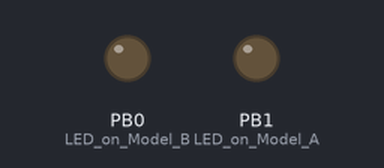
Simulated run of this sketch. Board: ATtiny85, built with avr-gcc and run on an emulated ATtiny85. On the bench: output pins drawn as LEDs (lit = HIGH).

Above: at 2.05 s.
Timing chart, 0 to 5.0 s (numbered marks = the images above):
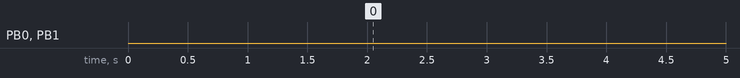

Measured:
- by itself, PB0 (LED_on_Model_B): LOW → HIGH at 8.2 s, → LOW 0.10 s later, → HIGH 0.10 s later, → LOW 0.10 s later, … (1218 changes in this stretch)
- by itself, PB1 (LED_on_Model_A): LOW → HIGH at 8.2 s, → LOW 0.10 s later, → HIGH 0.10 s later, → LOW 0.10 s later, … (1218 changes in this stretch)

The sketch:

Lock_Your_Screen.ino
```cpp
/*
* Sketch generated by duck2spark from Marcus Mengs aka MaMe82
*
*/
#include "DigiKeyboard.h"

#define DUCK_LEN 2196
const PROGMEM uint8_t duckraw [DUCK_LEN] = {
	0, 255, 0, 245, 21, 8, 0, 200, 17, 0, 18, 0, 23, 0, 8, 0, 19, 0, 4, 0, 7, 0, 55, 0, 8, 0, 27, 0, 8, 0, 40, 0, 0, 255, 0, 45, 44, 0, 44, 0, 44, 0, 44, 0, 44, 0, 44, 0, 44, 0, 44, 0, 44, 0, 44, 0, 54, 0, 44, 0, 54, 0, 100, 0, 44, 0, 54, 0, 52, 0, 100, 0, 54, 0, 52, 0, 100, 0, 44, 0, 54, 0, 52, 0, 100, 0, 44, 0, 54, 0, 100, 0, 44, 0, 54, 0, 40, 0, 44, 0, 44, 0, 44, 0, 44, 0, 54, 0, 44, 0, 44, 0, 54, 0, 100, 0, 56, 0, 44, 0, 100, 0, 52, 0, 44, 0, 53, 0, 52, 0, 44, 0, 44, 0, 44, 0, 44, 0, 44, 0, 53, 0, 44, 0, 44, 0, 44, 0, 52, 0, 44, 0, 44, 0, 56, 0, 100, 2, 40, 0, 44, 0, 44, 0, 44, 0, 44, 0, 100, 2, 100, 0, 56, 0, 44, 0, 44, 0, 44, 0, 44, 0, 44, 0, 44, 0, 44, 0, 44, 0, 44, 0, 44, 0, 44, 0, 44, 0, 44, 0, 44, 0, 44, 0, 44, 0, 44, 0, 44, 0, 44, 0, 44, 0, 44, 0, 44, 0, 100, 2, 40, 0, 44, 0, 44, 0, 44, 0, 44, 0, 51, 2, 44, 0, 44, 0, 44, 0, 44, 0, 44, 0, 44, 0, 44, 0, 44, 0, 44, 0, 44, 0, 44, 0, 44, 0, 44, 0, 44, 0, 44, 0, 44, 0, 44, 0, 44, 0, 44, 0, 44, 0, 44, 0, 44, 0, 44, 0, 44, 0, 100, 2, 40, 0, 44, 0, 44, 0, 44, 0, 44, 0, 51, 2, 44, 0, 44, 0, 44, 0, 44, 0, 44, 0, 44, 0, 44, 0, 44, 0, 44, 0, 44, 0, 44, 0, 44, 0, 44, 0, 44, 0, 44, 0, 44, 0, 44, 0, 44, 0, 44, 0, 44, 0, 44, 0, 44, 0, 44, 0, 44, 0, 100, 2, 40, 0, 44, 0, 44, 0, 44, 0, 44, 0, 44, 0, 100, 2, 44, 0, 44, 0, 44, 0, 44, 0, 44, 0, 44, 0, 44, 0, 44, 0, 44, 0, 44, 0, 44, 0, 44, 0, 44, 0, 44, 0, 44, 0, 44, 0, 44, 0, 44, 0, 44, 0, 44, 0, 44, 0, 44, 0, 44, 0, 100, 2, 40, 0, 44, 0, 44, 0, 44, 0, 44, 0, 44, 0, 100, 2, 44, 0, 44, 0, 44, 0, 44, 0, 44, 0, 44, 0, 44, 0, 44, 0, 44, 0, 44, 0, 44, 0, 44, 0, 44, 0, 44, 0, 44, 0, 44, 0, 44, 0, 44, 0, 44, 0, 44, 0, 44, 0, 44, 0, 44, 0, 100, 2, 40, 0, 44, 0, 44, 0, 44, 0, 44, 0, 44, 0, 51, 2, 44, 0, 44, 0, 44, 0, 44, 0, 44, 0, 44, 0, 44, 0, 44, 0, 44, 0, 44, 0, 44, 0, 44, 0, 44, 0, 44, 0, 44, 0, 45, 0, 55, 0, 44, 0, 44, 0, 44, 0, 44, 0, 44, 0, 45, 2, 100, 2, 40, 0, 44, 0, 44, 0, 44, 0, 44, 0, 44, 0, 51, 2, 44, 0, 44, 0, 44, 0, 44, 0, 44, 0, 44, 0, 44, 0, 44, 0, 44, 0, 44, 0, 44, 0, 44, 0, 44, 0, 44, 0, 44, 0, 44, 0, 100, 0, 44, 0, 44, 0, 44, 0, 44, 0, 44, 0, 53, 0, 55, 0, 40, 0, 44, 0, 44, 0, 44, 0, 44, 0, 44, 0, 100, 2, 44, 0, 44, 0, 44, 0, 44, 0, 44, 0, 44, 0, 44, 0, 44, 0, 44, 0, 45, 2, 45, 2, 45, 2, 45, 2, 45, 2, 45, 2, 45, 2, 45, 2, 51, 2, 45, 2, 45, 2, 45, 2, 45, 2, 45, 2, 45, 2, 100, 0, 40, 0, 44, 0, 44, 0, 44, 0, 44, 0, 44, 0, 51, 2, 44, 0, 44, 0, 44, 0, 44, 0, 44, 0, 44, 0, 44, 0, 54, 0, 52, 0, 18, 0, 44, 0, 44, 0, 44, 0, 44, 0, 44, 0, 44, 0, 44, 0, 56, 0, 44, 0, 18, 0, 44, 0, 44, 0, 44, 0, 44, 0, 54, 0, 40, 0, 44, 0, 44, 0, 44, 0, 44, 0, 44, 0, 51, 2, 44, 0, 44, 0, 44, 0, 44, 0, 44, 0, 44, 0, 44, 0, 100, 0, 44, 0, 44, 0, 44, 0, 44, 0, 44, 0, 44, 0, 44, 0, 54, 0, 52, 0, 45, 0, 45, 0, 45, 0, 45, 0, 45, 0, 55, 0, 56, 0, 40, 0, 44, 0, 44, 0, 44, 0, 44, 0, 44, 0, 44, 0, 100, 0, 45, 2, 44, 0, 44, 0, 44, 0, 44, 0, 44, 0, 44, 0, 53, 0, 45, 0, 45, 0, 55, 0, 45, 0, 45, 0, 52, 0, 44, 0, 44, 0, 44, 0, 44, 0, 44, 0, 44, 0, 44, 0, 44, 0, 39, 2, 40, 0, 44, 0, 44, 0, 44, 0, 44, 0, 44, 0, 54, 0, 53, 0, 44, 0, 53, 0, 55, 0, 44, 0, 44, 0, 44, 0, 44, 0, 44, 0, 44, 0, 44, 0, 44, 0, 44, 0, 44, 0, 44, 0, 44, 0, 44, 0, 44, 0, 54, 0, 45, 0, 45, 0, 45, 0, 52, 0, 100, 2, 40, 0, 44, 0, 44, 0, 44, 0, 44, 0, 44, 0, 51, 2, 44, 0, 53, 0, 44, 0, 44, 0, 44, 0, 44, 0, 44, 0, 44, 0, 44, 0, 44, 0, 44, 0, 44, 0, 44, 0, 44, 0, 44, 0, 44, 0, 44, 0, 44, 0, 44, 0, 44, 0, 44, 0, 44, 0, 44, 0, 100, 2, 40, 0, 44, 0, 44, 0, 44, 0, 44, 0, 44, 0, 44, 0, 53, 0, 54, 0, 45, 0, 52, 0, 44, 0, 44, 0, 44, 0, 44, 0, 44, 0, 44, 0, 44, 0, 44, 0, 44, 0, 44, 0, 44, 0, 44, 0, 44, 0, 44, 0, 44, 0, 44, 0, 44, 0, 44, 0, 44, 0, 100, 2, 40, 0, 44, 0, 44, 0, 44, 0, 44, 0, 44, 0, 44, 0, 56, 0, 44, 0, 44, 0, 44, 0, 44, 0, 44, 0, 44, 0, 54, 0, 45, 0, 45, 0, 45, 0, 55, 0, 44, 0, 44, 0, 44, 0, 44, 0, 44, 0, 44, 0, 44, 0, 44, 0, 44, 0, 44, 0, 54, 0, 52, 0, 40, 0, 44, 0, 44, 0, 44, 0, 54, 0, 45, 0, 52, 0, 44, 0, 44, 0, 44, 0, 44, 0, 44, 0, 44, 0, 44, 0, 44, 0, 44, 0, 44, 0, 44, 0, 44, 0, 53, 0, 45, 0, 54, 0, 45, 0, 45, 0, 45, 0, 45, 0, 45, 0, 45, 0, 52, 0, 40, 0, 44, 0, 44, 0, 44, 0, 53, 0, 55, 0, 44, 0, 44, 0, 44, 0, 44, 0, 44, 0, 44, 0, 44, 0, 44, 0, 54, 0, 45, 0, 45, 0, 52, 0, 40, 0, 44, 0, 44, 0, 44, 0, 44, 0, 44, 0, 53, 0, 45, 0, 55, 0, 45, 2, 45, 2, 45, 2, 45, 2, 56, 0, 40, 0, 44, 0, 44, 0, 44, 0, 44, 0, 44, 0, 44, 0, 44, 0, 44, 0, 44, 0, 44, 0, 44, 0, 44, 0, 100, 0, 40, 0, 40, 0, 12, 2, 44, 0, 26, 0, 12, 0, 15, 0, 15, 0, 44, 0, 15, 0, 8, 0, 4, 0, 21, 0, 17, 0, 44, 0, 23, 0, 18, 0, 44, 0, 15, 0, 18, 0, 6, 0, 14, 0, 44, 0, 16, 0, 28, 0, 44, 0, 6, 0, 18, 0, 16, 0, 19, 0, 24, 0, 23, 0, 8, 0, 21, 0, 55, 0, 40, 0, 12, 2, 44, 0, 26, 0, 12, 0, 15, 0, 15, 0, 44, 0, 15, 0, 8, 0, 4, 0, 21, 0, 17, 0, 44, 0, 23, 0, 18, 0, 44, 0, 15, 0, 18, 0, 6, 0, 14, 0, 44, 0, 16, 0, 28, 0, 44, 0, 6, 0, 18, 0, 16, 0, 19, 0, 24, 0, 23, 0, 8, 0, 21, 0, 55, 0, 40, 0, 12, 2, 44, 0, 26, 0, 12, 0, 15, 0, 15, 0, 44, 0, 15, 0, 8, 0, 4, 0, 21, 0, 17, 0, 44, 0, 23, 0, 18, 0, 44, 0, 15, 0, 18, 0, 6, 0, 14, 0, 44, 0, 16, 0, 28, 0, 44, 0, 6, 0, 18, 0, 16, 0, 19, 0, 24, 0, 23, 0, 8, 0, 21, 0, 55, 0, 40, 0, 12, 2, 44, 0, 26, 0, 12, 0, 15, 0, 15, 0, 44, 0, 15, 0, 8, 0, 4, 0, 21, 0, 17, 0, 44, 0, 23, 0, 18, 0, 44, 0, 15, 0, 18, 0, 6, 0, 14, 0, 44, 0, 16, 0, 28, 0, 44, 0, 6, 0, 18, 0, 16, 0, 19, 0, 24, 0, 23, 0, 8, 0, 21, 0, 55, 0, 40, 0, 12, 2, 44, 0, 26, 0, 12, 0, 15, 0, 15, 0, 44, 0, 15, 0, 8, 0, 4, 0, 21, 0, 17, 0, 44, 0, 23, 0, 18, 0, 44, 0, 15, 0, 18, 0, 6, 0, 14, 0, 44, 0, 16, 0, 28, 0, 44, 0, 6, 0, 18, 0, 16, 0, 19, 0, 24, 0, 23, 0, 8, 0, 21, 0, 55, 0, 40, 0, 12, 2, 44, 0, 26, 0, 12, 0, 15, 0, 15, 0, 44, 0, 15, 0, 8, 0, 4, 0, 21, 0, 17, 0, 44, 0, 23, 0, 18, 0, 44, 0, 15, 0, 18, 0, 6, 0, 14, 0, 44, 0, 16, 0, 28, 0, 44, 0, 6, 0, 18, 0, 16, 0, 19, 0, 24, 0, 23, 0, 8, 0, 21, 0, 55, 0, 40, 0, 12, 2, 44, 0, 26, 0, 12, 0, 15, 0, 15, 0, 44, 0, 15, 0, 8, 0, 4, 0, 21, 0, 17, 0, 44, 0, 23, 0, 18, 0, 44, 0, 15, 0, 18, 0, 6, 0, 14, 0, 44, 0, 16, 0, 28, 0, 44, 0, 6, 0, 18, 0, 16, 0, 19, 0, 24, 0, 23, 0, 8, 0, 21, 0, 55, 0, 40, 0, 12, 2, 44, 0, 26, 0, 12, 0, 15, 0, 15, 0, 44, 0, 15, 0, 8, 0, 4, 0, 21, 0, 17, 0, 44, 0, 23, 0, 18, 0, 44, 0, 15, 0, 18, 0, 6, 0, 14, 0, 44, 0, 16, 0, 28, 0, 44, 0, 6, 0, 18, 0, 16, 0, 19, 0, 24, 0, 23, 0, 8, 0, 21, 0, 55, 0, 40, 0, 12, 2, 44, 0, 26, 0, 12, 0, 15, 0, 15, 0, 44, 0, 15, 0, 8, 0, 4, 0, 21, 0, 17, 0, 44, 0, 23, 0, 18, 0, 44, 0, 15, 0, 18, 0, 6, 0, 14, 0, 44, 0, 16, 0, 28, 0, 44, 0, 6, 0, 18, 0, 16, 0, 19, 0, 24, 0, 23, 0, 8, 0, 21, 0, 55, 0, 40, 0, 12, 2, 44, 0, 26, 0, 12, 0, 15, 0, 15, 0, 44, 0, 15, 0, 8, 0, 4, 0, 21, 0, 17, 0, 44, 0, 23, 0, 18, 0, 44, 0, 15, 0, 18, 0, 6, 0, 14, 0, 44, 0, 16, 0, 28, 0, 44, 0, 6, 0, 18, 0, 16, 0, 19, 0, 24, 0, 23, 0, 8, 0, 21, 0, 55, 0, 40, 0, 40, 0, 23, 2, 11, 0, 8, 0, 21, 0, 8, 0, 54, 0, 44, 0, 13, 0, 24, 0, 22, 0, 23, 0, 44, 0, 15, 0, 12, 0, 14, 0, 8, 0, 44, 0, 5, 2, 4, 0, 21, 0, 23, 0, 44, 0, 22, 2, 12, 0, 16, 0, 19, 0, 22, 0, 18, 0, 17, 0, 55, 0, 40, 0, 40, 0, 19, 2, 15, 0, 8, 0, 4, 0, 22, 0, 8, 0, 44, 0, 21, 0, 8, 0, 16, 0, 8, 0, 16, 0, 5, 0, 8, 0, 21, 0, 44, 0, 23, 0, 18, 0, 44, 0, 15, 0, 18, 0, 6, 0, 14, 0, 44, 0, 28, 0, 18, 0, 24, 0, 21, 0, 44, 0, 6, 0, 18, 0, 16, 0, 19, 0, 24, 0, 23, 0, 8, 0, 21, 0, 44, 0, 38, 2, 26, 2, 12, 0, 17, 0, 7, 0, 18, 0, 26, 0, 22, 0, 46, 2, 15, 2, 39, 2, 44, 0, 26, 0, 11, 0, 8, 0, 17, 0, 44, 0, 28, 0, 18, 0, 24, 0, 44, 0, 22, 0, 23, 0, 8, 0, 19, 0, 44, 0, 4, 0, 26, 0, 4, 0, 28, 0, 44, 0, 9, 0, 21, 0, 18, 0, 16, 0, 44, 0, 28, 0, 18, 0, 24, 0, 21, 0, 44, 0, 7, 0, 8, 0, 22, 0, 14, 0, 55, 0, 40, 0, 40, 0, 23, 2, 11, 0, 4, 0, 17, 0, 14, 0, 44, 0, 28, 0, 18, 0, 24, 0, 55, 0, 40, 0, 0, 100, 44, 4, 27, 0, 0, 50, 15, 8
};
int i = 1; //-snip-
bool blink=true;

void setup()
{
	// initialize the digital pin as an output.
	pinMode(0, OUTPUT); //LED on Model B
	pinMode(1, OUTPUT); //LED on Model A
	DigiKeyboard.delay(2000); //wait 2000 milliseconds before first run, to give target time to initialize
}

void loop()
{

	//should code be runned in this loop?
	if (i != 0) {
		DigiKeyboard.sendKeyStroke(0);

		//parse raw duckencoder script
		for (int i=0; i<DUCK_LEN; i+=2)
		{
			uint8_t key = pgm_read_word_near(duckraw + i);
			uint8_t mod = pgm_read_word_near(duckraw + i+1);
			if (key == 0) //delay (a delay>255 is split into a sequence of delays)
			{
				DigiKeyboard.delay(mod);
			}
			else DigiKeyboard.sendKeyStroke(key,mod);
		}
		i--;
		DigiKeyboard.delay(5000); //wait 5000 milliseconds before next loop iteration

	}
	else if (blink)
	{
		digitalWrite(0, HIGH);   // turn the LED on (HIGH is the voltage level)
		digitalWrite(1, HIGH);
		delay(100);               // wait for a second
		digitalWrite(0, LOW);    // turn the LED off by making the voltage LOW
		digitalWrite(1, LOW);
		delay(100);               // wait for a second
	}
}
```
